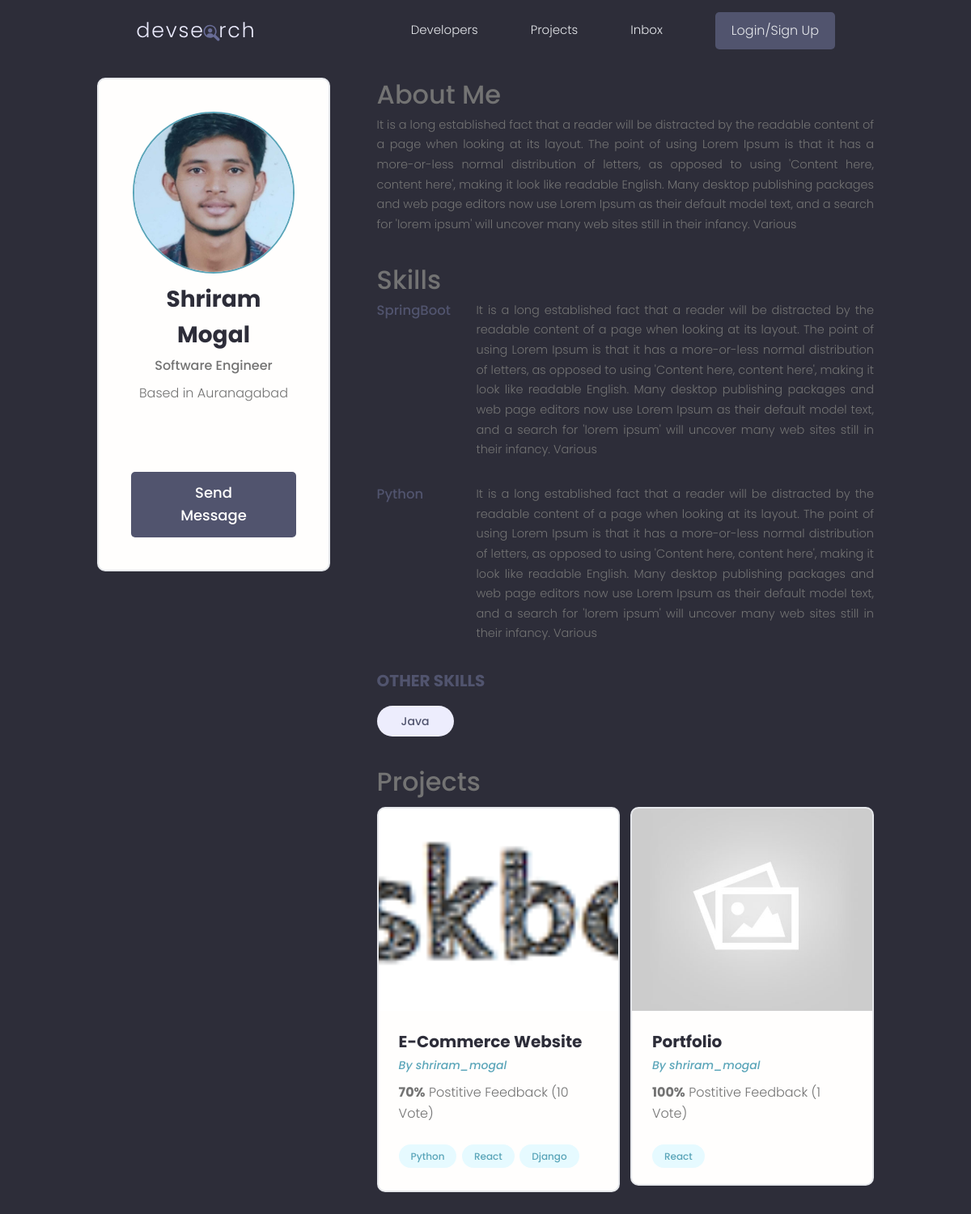
Page /profile/e2963798-7535-4755-91f4-48cd18173f0e on the earlier database version.
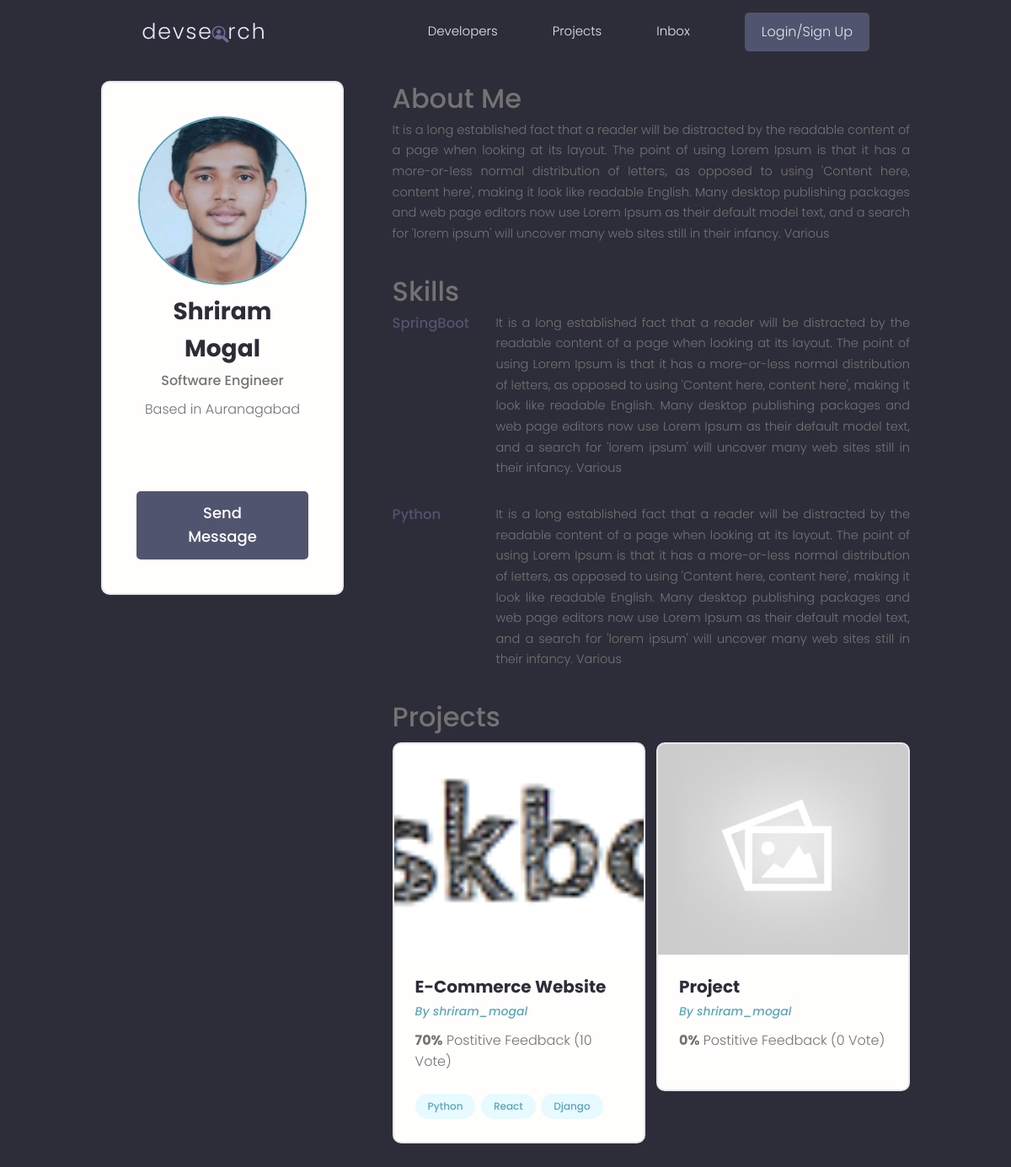
Same page on the later database version.
### users/models.py (models this page shows)
class Skill(models.Model):
    owner = models.ForeignKey(Profile, on_delete=models.CASCADE, blank=True, null=True)
    name = models.CharField(max_length=200, blank=True, null=True)
    description =  models.TextField(max_length=500, blank=True,null=True)
    created = models.DateTimeField(auto_now_add=True)
    id = models.UUIDField(default=uuid.uuid4, unique=True,
                                     primary_key=True, editable=False)
    def __str__(self) -> str:
        return str(self.name)

class Profile(models.Model):
    user = models.OneToOneField(User, on_delete=models.CASCADE, blank=True, null=True)
    name = models.CharField(max_length=200, blank=True, null=True)
    username = models.CharField(max_length=200, blank=True, null=True)
    email = models.EmailField(max_length=500, blank=True, null=True)
    short_intro = models.CharField(max_length=500, blank=True,null=True)
    intro = models.TextField(max_length=500, blank=True,null=True)
    profile_image = models.ImageField(
        null = True, blank= True, upload_to = 'profiles/',default='profiles/user-default.png')
    location = models.CharField(max_length=200, blank=True, null=True)
    social_github = models.CharField(max_length=200, blank=True, null=True)
    social_twitter = models.CharField(max_length=200, blank=True, null=True)
    social_linkedin = models.CharField(max_length=200, blank=True, null=True)
    social_website = models.CharField(max_length=200, blank=True, null=True)
    social_stackoverflow = models.CharField(max_length=200, blank=True, null=True)
    created = models.DateTimeField(auto_now_add=True)
    id = models.UUIDField(default=uuid.uuid4, unique=True,
                                     primary_key=True, editable=False)
    def __str__(self) -> str:
        return str(self.user.username)
    class Meta:
        ordering = ["created"]

### projects/models.py (models this page shows, shortened)
class Project(models.Model):
    title = models.CharField(max_length=200)
    owner = models.ForeignKey(Profile, blank=True, null=True, on_delete=models.SET_NULL)
    description = models.TextField(null=True, blank=True)
    demo_link = models.CharField(max_length=2000, null=True, blank=True)
    source_link =models.CharField(max_length=2000, null=True, blank=True)
    featured_image = models.ImageField(null= True, blank=True, default='default.jpg')
    tag = models.ManyToManyField(Tag, blank= True)
    vote_total = models.IntegerField(default=0, null= True, blank=True)
    vote_ratio = models.IntegerField(default=0, null= True, blank=True)
    created = models.DateTimeField(auto_now_add=True)
    id = models.UUIDField(default=uuid.uuid4, unique=True,
                                     primary_key=True, editable=False)
    class Meta:
        ordering = ["created"]

class Tag(models.Model):
    name = models.CharField(max_length=500)
    created = models.DateTimeField(auto_now_add=True)
    id = models.UUIDField(default=uuid.uuid4, unique=True,
                                     primary_key=True, editable=False)
    def __str__(self) -> str:
        return self.name

### users/views.py (the view)
# urls.py: path('profile/<str:pk>', views.profile, name="user-profile"),
def profile(request,pk):
    profile = Profile.objects.get(id = pk)
    topSkill = profile.skill_set.exclude(description__exact="")
    otherSkill = profile.skill_set.filter(description="")
    context = {"profile":profile,"topSkill": topSkill,"otherSkill": otherSkill }
    return render(request,"users/user-profile.html",context)

### users/templates/users/user-profile.html (shortened to what this page needs)
{%extends 'main.html'%}
{%block content%}
<main class="profile my-md">
    <div class="container">
      <div class="layout">
        <div class="column column--1of3">
          <div class="card text-center">
            <div class="card__body dev">
              <img class="avatar avatar--xl" src="{{profile.profile_image.url}}" />
              <h2 class="dev__name">{{profile.name}}</h2>
              <p class="dev__title">{{profile.short_intro}}</p>
              <p class="dev__location">Based in {{profile.location}}</p>
              <ul class="dev__social">
              </ul>
              <a href="#" class="btn btn--sub btn--lg">Send Message </a>
            </div>
          </div>
        </div>
        <div class="column column--2of3">
          <div class="devInfo">
            <h3>About Me</h3>
            <p class="devInfo__about"> {{profile.intro}}</p>
          </div>
          <div class="devInfo">
            <h3>Skills</h3>
            <div class="devInfo__skills">
                {% for skill in topSkill %}
              <div class="devSkill">
                <h4 class="devSkill__title">{{skill.name}}</h4>
                <p class="devSkill__info">{{skill.description}}</p>
              </div>
              {%endfor%}
              {%if otherSkill%}
              <h3 class="devInfo__subtitle">Other Skills</h3>
              <div class="devInfo__otherSkills">
                {%for skill in otherSkill%}
                <span class="tag tag--pill tag--sub tag--lg">
                  <small>{{skill}}</small>
                </span>
                {%endfor%}
              </div>
              {%endif%}
            </div>
          </div>
          <div class="devInfo">
            <h3 class="">Projects</h3>
            <div class="grid grid--two">
            {%for project in profile.project_set.all%}
              <div class="column">
                <div class="card project">
                  <a href="{%url 'project' project.id%}" class="project">
                    <img class="project__thumbnail" src="{{project.featured_image.url}}" alt="project thumbnail" />
                    <div class="card__body">
                      <h3 class="project__title">{{project.title}}</h3>
                      <p><a class="project__author" href="#">By {{project.owner}}</a></p>
                      <p class="project--rating">
                        <span style="font-weight: bold;">{{project.vote_ratio}}%</span> Postitive
                        Feedback ({{project.vote_total}} Vote{{vote_total|pluralize:'s'}})
                      </p>
                      <div class="project__tags">
                        {%for tag in project.tag.all%}
                        <span class="tag tag--pill tag--main">
                          <small>{{tag}}</small>
                        </span>
                        {%endfor%}
                      </div>
                    </div>
                  </a>
                </div>
              </div>
              {%endfor%}
            </div>
          </div>
        </div>
      </div>
    </div>
  </main>
{%endblock content%}

Differences in the rows shown:
removed Skill: name "Java", shown under "OTHER SKILLS"
removed Project: featured_image (placeholder picture), title "Portfolio", owner "shriram_mogal", vote_ratio "100", vote_total "1", Tag (name "React")
added Project: featured_image (placeholder picture), title "Project", owner "shriram_mogal", vote_ratio "0", vote_total "0"
Other differences:
text no longer shown: "OTHER SKILLS"
